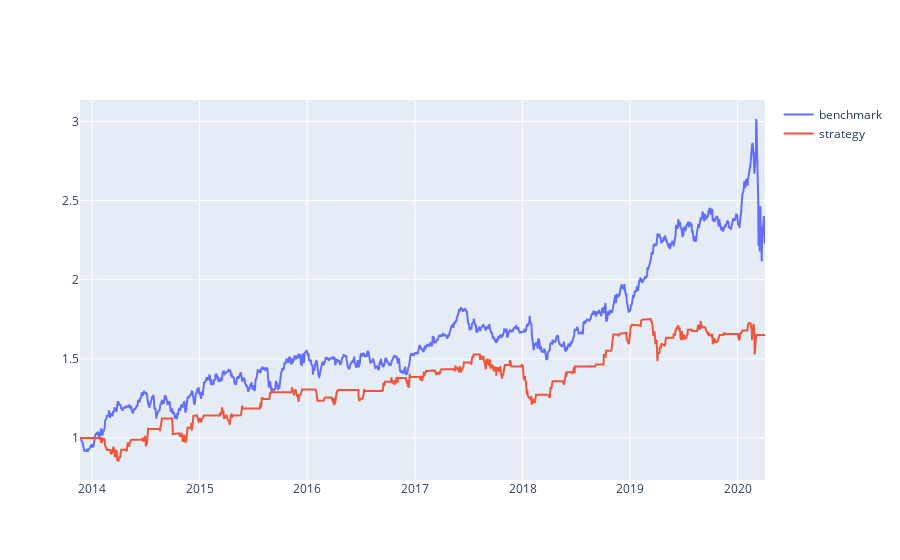

The notebook cell saved with this chart:
### Code cell
normalized_S1 = S1.apply(lambda x: x / S1[0])
normalized_S2 = S2.apply(lambda x: x / S2[0])
normalized_nav = pd.DataFrame(portfolio['nav'])
normalized_nav = normalized_nav.reset_index()
normalized_nav['nav'] = normalized_nav['nav'] / normalized_nav['nav'].iloc[0]
normalized_nav = normalized_nav.set_index('date')

benchmark = normalized_S1 * 0.5 + normalized_S2 * 0.5
#print(benchmark)

fig = go.Figure()
fig.add_trace(go.Scatter(x=benchmark.index, y=benchmark,
                    mode='lines',
                    name='benchmark'))

#fig.add_trace(go.Scatter(x=normalized_S1.index, y=normalized_S1,
                   # mode='lines',
                   # name=chosen[0]))

#fig.add_trace(go.Scatter(x=normalized_S2.index, y=normalized_S2,
                   # mode='lines',
                   # name=chosen[1]))
        
fig.add_trace(go.Scatter(x=normalized_nav.index, y=normalized_nav['nav'],
                    mode='lines',
                    name='strategy'))

fig.show()

print('Return: ')
print(str((normalized_nav.iloc[-1]['nav'] - 1) * 100) + '%')

print('Vol:')
print(vol.iloc[0])

### Figure 1 — Plotly figure (JSON) as saved in the notebook; plotly's stock layout.template omitted (floating-point values rounded to 4 significant figures; data arrays with more than 128 entries replaced by an {"elided": "..."} marker saying what was removed)
{"data": [{"mode": "lines", "name": "benchmark", "type": "scatter", "x": {"elided": "1520 str values"}, "y": {"elided": "1520 float values"}}, {"mode": "lines", "name": "strategy", "type": "scatter", "x": {"elided": "1570 str values"}, "y": {"elided": "1570 float values"}}], "layout": {}}
